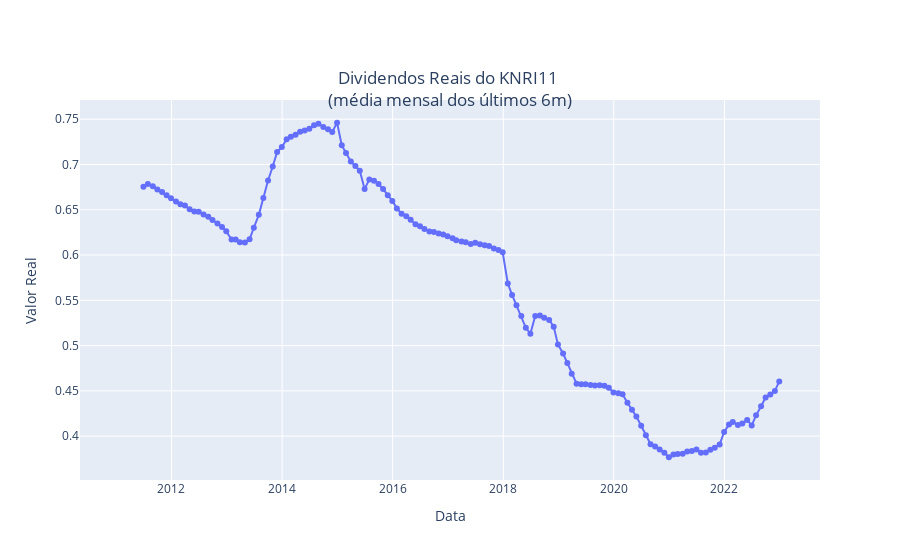

This figure's notebook cell:
### Code cell
# Plotar o valor real dos dividendos
fig = go.Figure()
fig.add_trace(go.Scatter(
    x=divs['datneg'],
    y=divs['div_mms6_real'],
    mode='lines+markers',
    name='Dividendos',
))
fig.update_layout(
    title={
        'text':'Dividendos Reais do KNRI11 <br>(média mensal dos últimos 6m)',
        'y':0.85,
        'x':0.5,
    },
    font_family="Open Sans",
    xaxis_title='Data',
    yaxis_title='Valor Real',
)
fig.show()

### Figure 1 — Plotly figure (JSON) as saved in the notebook; plotly's stock layout.template omitted (floating-point values rounded to 4 significant figures; data arrays with more than 128 entries replaced by an {"elided": "..."} marker saying what was removed)
{"data": [{"mode": "lines+markers", "name": "Dividendos", "type": "scatter", "x": {"elided": "144 str values"}, "y": {"elided": "144 float values"}}], "layout": {"font": {"family": "Open Sans"}, "title": {"text": "Dividendos Reais do KNRI11 <br>(média mensal dos últimos 6m)", "x": 0.5, "y": 0.85}, "xaxis": {"title": {"text": "Data"}}, "yaxis": {"title": {"text": "Valor Real"}}}}
